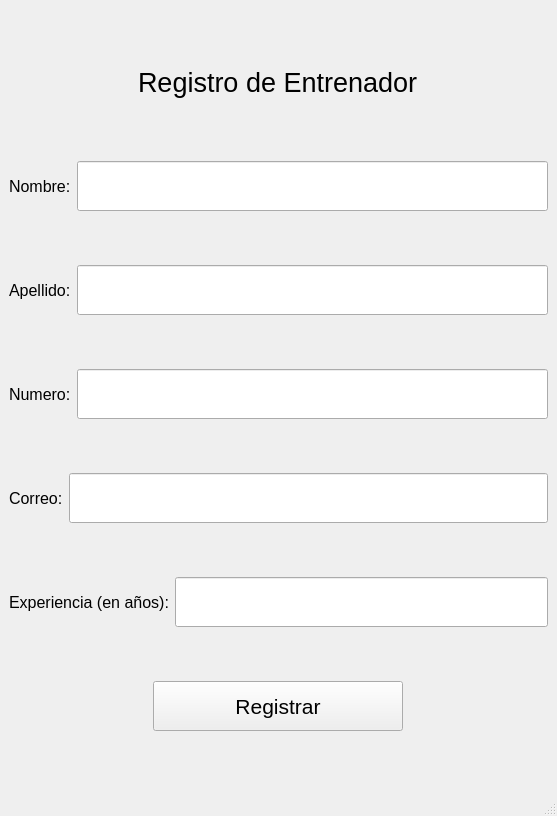
<?xml version="1.0" encoding="UTF-8"?>
<ui version="4.0">
 <class>MainWindow</class>
 <widget class="QMainWindow" name="MainWindow">
  <property name="geometry">
   <rect>
    <x>0</x>
    <y>0</y>
    <width>557</width>
    <height>816</height>
   </rect>
  </property>
  <property name="windowTitle">
   <string>MainWindow</string>
  </property>
  <property name="styleSheet">
   <string notr="true">.botonpagina{
color:#9F111B;
background-color:#292C37;
border:2px #292C37;
border-radius: 20px;
padding:5px
}

.botonpagina:hover{
color:white;
background-color:#9F111B;
}

.fondo{
background-color:#000000;
}

.lines{
background-color:#292C37;
color:white;
}

.labeles{
color:white;
}</string>
  </property>
  <property name="class" stdset="0">
   <string>fondo</string>
  </property>
  <widget class="QWidget" name="centralwidget">
   <layout class="QVBoxLayout" name="verticalLayout">
    <item alignment="Qt::AlignHCenter">
     <widget class="QLabel" name="label">
      <property name="maximumSize">
       <size>
        <width>16777215</width>
        <height>50</height>
       </size>
      </property>
      <property name="font">
       <font>
        <pointsize>20</pointsize>
       </font>
      </property>
      <property name="text">
       <string>Registro de Entrenador</string>
      </property>
      <property name="class" stdset="0">
       <string>labeles</string>
      </property>
     </widget>
    </item>
    <item>
     <layout class="QHBoxLayout" name="horizontalLayout">
      <item>
       <widget class="QLabel" name="label_2">
        <property name="font">
         <font>
          <pointsize>12</pointsize>
         </font>
        </property>
        <property name="text">
         <string>Nombre:</string>
        </property>
        <property name="class" stdset="0">
         <string>labeles</string>
        </property>
       </widget>
      </item>
      <item>
       <widget class="QLineEdit" name="lineEdit">
        <property name="maximumSize">
         <size>
          <width>16777215</width>
          <height>50</height>
         </size>
        </property>
        <property name="class" stdset="0">
         <string>lines</string>
        </property>
       </widget>
      </item>
     </layout>
    </item>
    <item>
     <layout class="QHBoxLayout" name="horizontalLayout_2">
      <item>
       <widget class="QLabel" name="label_3">
        <property name="font">
         <font>
          <pointsize>12</pointsize>
         </font>
        </property>
        <property name="text">
         <string>Apellido:</string>
        </property>
        <property name="class" stdset="0">
         <string>labeles</string>
        </property>
       </widget>
      </item>
      <item>
       <widget class="QLineEdit" name="lineEdit_2">
        <property name="maximumSize">
         <size>
          <width>16777215</width>
          <height>50</height>
         </size>
        </property>
        <property name="class" stdset="0">
         <string>lines</string>
        </property>
       </widget>
      </item>
     </layout>
    </item>
    <item>
     <layout class="QHBoxLayout" name="horizontalLayout_3">
      <item>
       <widget class="QLabel" name="label_4">
        <property name="font">
         <font>
          <pointsize>12</pointsize>
         </font>
        </property>
        <property name="text">
         <string>Numero:</string>
        </property>
        <property name="class" stdset="0">
         <string>labeles</string>
        </property>
       </widget>
      </item>
      <item>
       <widget class="QLineEdit" name="lineEdit_3">
        <property name="maximumSize">
         <size>
          <width>16777215</width>
          <height>50</height>
         </size>
        </property>
        <property name="class" stdset="0">
         <string>lines</string>
        </property>
       </widget>
      </item>
     </layout>
    </item>
    <item>
     <layout class="QHBoxLayout" name="horizontalLayout_4">
      <item>
       <widget class="QLabel" name="label_5">
        <property name="font">
         <font>
          <pointsize>12</pointsize>
         </font>
        </property>
        <property name="text">
         <string>Correo:</string>
        </property>
        <property name="class" stdset="0">
         <string>labeles</string>
        </property>
       </widget>
      </item>
      <item>
       <widget class="QLineEdit" name="lineEdit_4">
        <property name="maximumSize">
         <size>
          <width>16777215</width>
          <height>50</height>
         </size>
        </property>
        <property name="class" stdset="0">
         <string>lines</string>
        </property>
       </widget>
      </item>
     </layout>
    </item>
    <item>
     <layout class="QHBoxLayout" name="horizontalLayout_5">
      <item>
       <widget class="QLabel" name="label_6">
        <property name="font">
         <font>
          <pointsize>12</pointsize>
         </font>
        </property>
        <property name="text">
         <string>Experiencia (en años):</string>
        </property>
        <property name="class" stdset="0">
         <string>labeles</string>
        </property>
       </widget>
      </item>
      <item>
       <widget class="QLineEdit" name="lineEdit_5">
        <property name="maximumSize">
         <size>
          <width>16777215</width>
          <height>50</height>
         </size>
        </property>
        <property name="class" stdset="0">
         <string>lines</string>
        </property>
       </widget>
      </item>
     </layout>
    </item>
    <item alignment="Qt::AlignHCenter">
     <widget class="QPushButton" name="btn_addT">
      <property name="minimumSize">
       <size>
        <width>250</width>
        <height>0</height>
       </size>
      </property>
      <property name="maximumSize">
       <size>
        <width>250</width>
        <height>50</height>
       </size>
      </property>
      <property name="font">
       <font>
        <pointsize>16</pointsize>
       </font>
      </property>
      <property name="text">
       <string>Registrar</string>
      </property>
      <property name="class" stdset="0">
       <string>botonpagina</string>
      </property>
     </widget>
    </item>
   </layout>
  </widget>
  <widget class="QMenuBar" name="menubar">
   <property name="geometry">
    <rect>
     <x>0</x>
     <y>0</y>
     <width>557</width>
     <height>26</height>
    </rect>
   </property>
  </widget>
  <widget class="QStatusBar" name="statusbar"/>
 </widget>
 <resources/>
 <connections/>
</ui>
